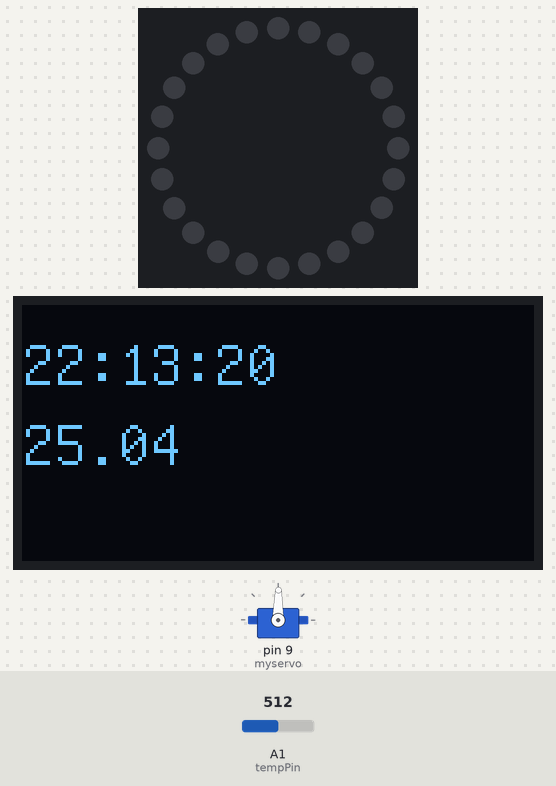
The sketch below on a simulated Arduino Uno, built with avr-gcc and run on an emulated ATmega328P. Shown: servo, 24 RGB LEDs in a ring, first at the top, clockwise, 128×64 one-colour display. Inputs (shaded band) come from the test bench; at power-on: A1 (tempPin) = 512. Dim RGB values are drawn brighter than linear; the local clock reads 2024-03-15 10:24:30 at power-on unless the sketch sets it; what the sketch prints to the serial monitor is not drawn.

Above: at 1.2 s.
1.3 s: A1 (tempPin) set to 511
At 2.9 s:
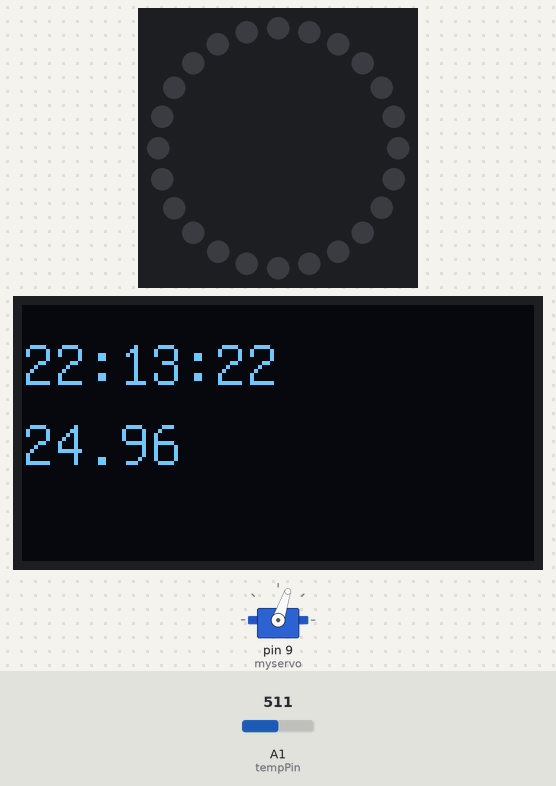
4.3 s: A1 (tempPin) set to 306
At 7.0 s:
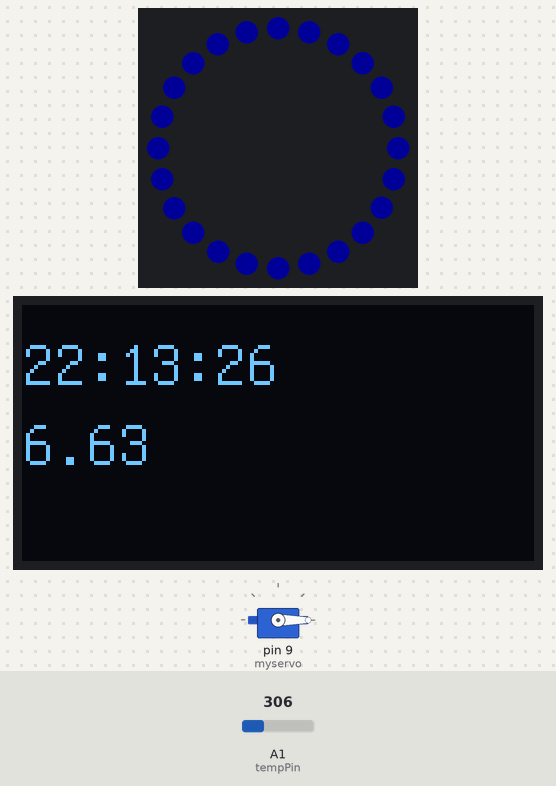
7.3 s: A1 (tempPin) set to 468
At 8.9 s:
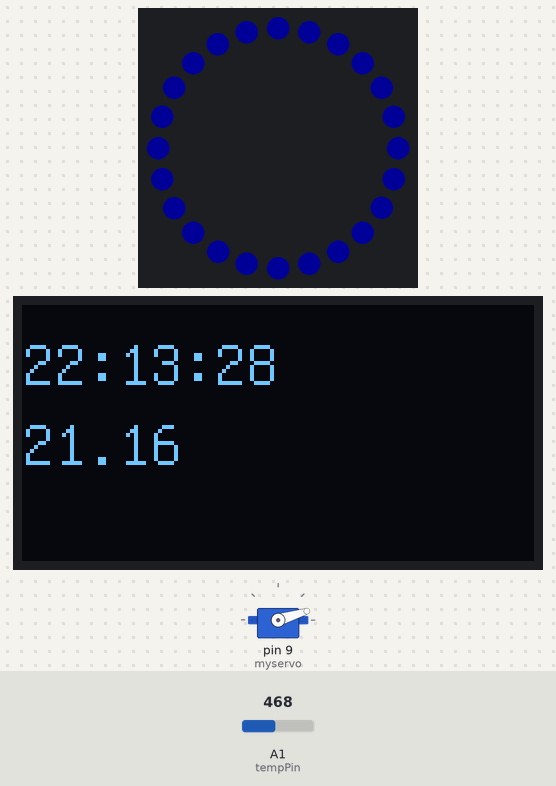
9.1 s: A1 (tempPin) set to 488
At 9.8 s:
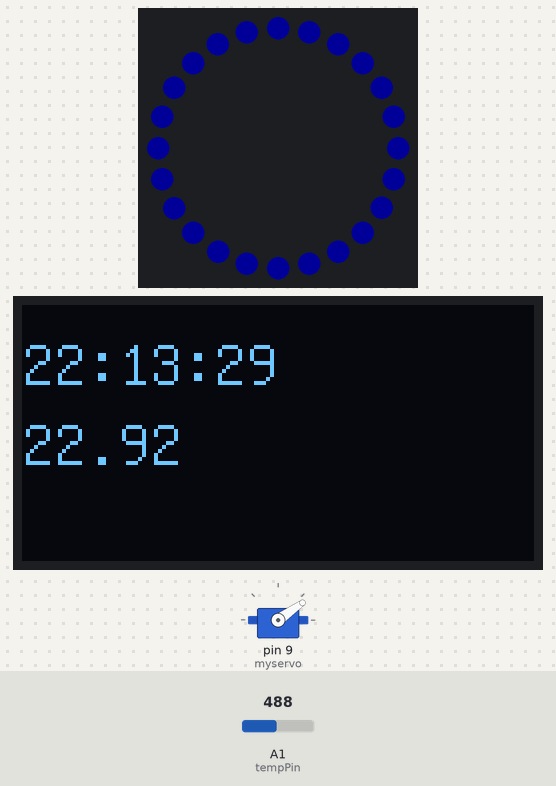
12.1 s: A1 (tempPin) set to 552
At 14.0 s:
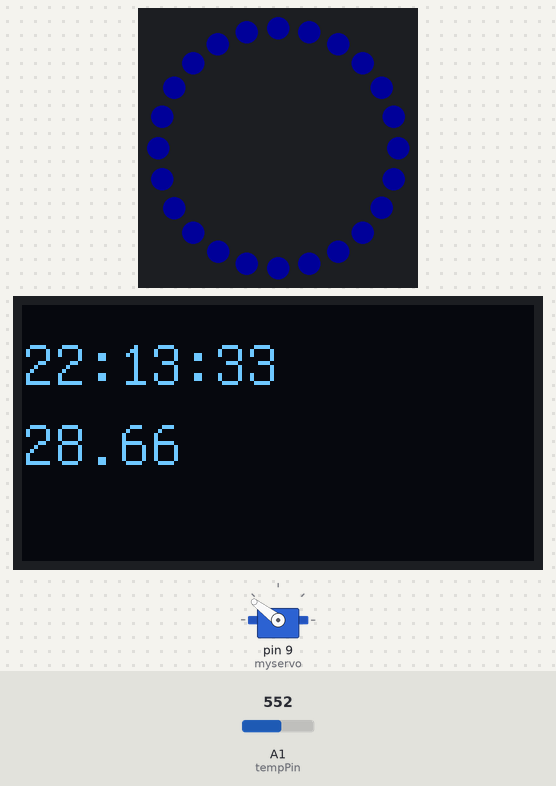
15.1 s: A1 (tempPin) set to 575
At 16.0 s:
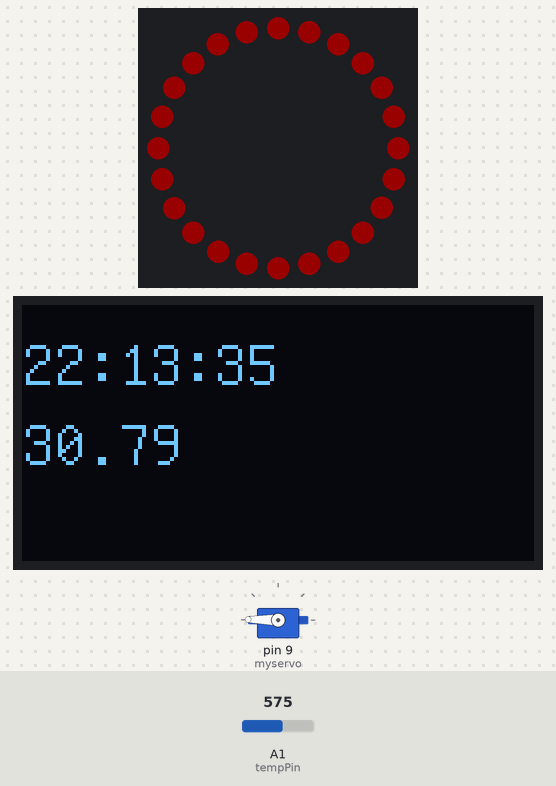
Timing chart, 0 to 18.1 s (numbered marks = the images above; inputs shaded):
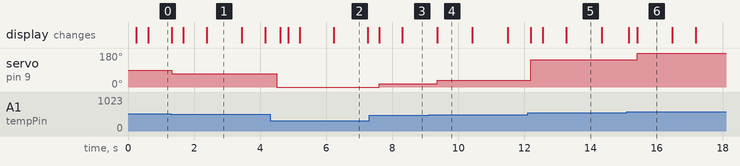

Measured:
- the behaviour switches between 512 and 511 on A1 (tempPin) (found by bisection; images 0 and 1)
- the behaviour switches between 477 and 478 on A1 (tempPin) (found by bisection; images 3 and 4)
- the behaviour switches between 566 and 567 on A1 (tempPin) (found by bisection; images 5 and 6)
- after the input at 1.3 s, servo on pin 9 (myservo): 89° → 71° at once
- after the input at 4.3 s, servo on pin 9 (myservo): 71° → 0° after 0.21 s
- after the input at 7.3 s, servo on pin 9 (myservo): 0° → 17° after 0.31 s; the display: first changes after 0.30 s (image 3 shows a later state)
- after the input at 9.1 s, servo on pin 9 (myservo): 17° → 35° after 0.26 s
- after the input at 12.1 s, servo on pin 9 (myservo): 35° → 143° after 0.09 s
- after the input at 15.1 s, servo on pin 9 (myservo): 143° → 179° after 0.31 s

The sketch:

klockproj.ino
```cpp
/*
* Name: klocka project
* Author: Farbod Maleki Ghalehabdolreza
* Date: 2024-10-10
* Description: This project uses a ds3231 to measure time and displays the time to an 1306 oled display,
* Further, it measures temprature with a analog temprature module and displays a mapped value to a 9g-servo-motor
*/

// Include Libraries
#include <RTClib.h> // Bibliotek för RTC (Real Time Clock) DS3231
#include <Adafruit_NeoPixel.h> // Bibliotek för att styra NeoPixel LED-ringen
#include <Wire.h>  //I2C-kommunikationsbibliotek
#include "U8glib.h" // Bibliotek för att styra OLED-skärmen
#include <Servo.h> // Bibliotek för att styra servomotorn

// Init constants
const int tempPin = A1; // Analog pin för att läsa temperaturen från sensorn

// Init global variables
#define NUMPIXELS 24  // Antal LEDs i NeoPixel-ringen
#define PIN 6 // Digital pin där NeoPixel-ringen är ansluten
float temp = 0; // Variabel för att lagra temperaturen
int delayval = 5;  // Fördröjningstid för LED-ringens ljussekvens

char t[32];  // Strängbuffer för att lagra tid som ska visas

// construct objects
RTC_DS3231 rtc;  // Skapa ett objekt för RTC (Real Time Clock)
U8GLIB_SSD1306_128X64 u8g(U8G_I2C_OPT_NO_ACK);  // Skapa objekt för OLED-displayen
Servo myservo;  // Skapa ett servo-objekt
Adafruit_NeoPixel pixels = Adafruit_NeoPixel(NUMPIXELS, PIN, NEO_GRB + NEO_KHZ800);  // Skapa objekt för NeoPixel LED-ringen

void setup() {
  // init communication
  Serial.begin(9600); // Starta seriell kommunikation med baud rate 9600
  Wire.begin(); // Starta I2C-kommunikation

  // Init Hardware
  rtc.begin();  // Starta RTC
  rtc.adjust(DateTime(F(__DATE__), F(__TIME__)));
  u8g.setFont(u8g_font_unifont);  // Ställ in teckensnittet för OLED-skärmen
  myservo.attach(9); // Anslut servomotorn till digital pin 9
  pixels.begin(); // Initiera NeoPixel-ringen
  pixels.setBrightness(25); // Ställ in ljusstyrkan på LED-ringen till 25%
  pixels.show(); // Uppdatera LED-ringen med den inställda ljusstyrkan
}

void loop() {

  Serial.println("The time is " + getTime());   // Hämta och skriv ut tiden
  delay(100);
  oledWrite(getTime()); // Skriv tiden på OLED-displayen
  servoWrite(getTemp()); // Ställ servomotorn baserat på aktuell temperatur
  Serial.println(getTemp()); // Skriv ut temperaturen i seriell monitor
  delay(100);

  // LED ring behavior based on temperature
  if (getTemp() <= 24) { // Om temperaturen är mindre än eller lika med 24 grader
    ledringBlue();  // Tänd LED-ringen i blått
  }
  else if (getTemp() >= 30) {  // Om temperaturen är större än eller lika med 30 grader
    ledringRed(); // Tänd LED-ringen i rött
  }
}


/*
*This function reads time from an ds3231 module and package the time as a String
*Parameters: Void
*Returns: time in hh:mm:ss as String
*/
String getTime() {
  DateTime now = rtc.now();  // Hämta aktuell tid från RTC-modulen
  return (String(now.hour()) + ":" + String(now.minute()) + ":" + String(now.second()));
}

/*
* This function reads an analog pin connected to an analog temprature sensor and calculates the corresponding temp
*Parameters: Void
*Returns: temprature as float
*/
float getTemp() {
  float R1 = 10000;  // value of R1 on board
  float logR2, R2, T;
  float c1 = 0.001129148, c2 = 0.000234125, c3 = 0.0000000876741;  // steinhart-hart coefficients for thermistor

  int Vo = analogRead(tempPin);
  R2 = R1 * (1023.0 / (float)Vo - 1.0);  // calculate resistance on thermistor
  logR2 = log(R2);
  temp = (1.0 / (c1 + c2 * logR2 + c3 * logR2 * logR2 * logR2));  // temperature in Kelvin
  temp = temp - 273.15;  // convert Kelvin to Celsius

  return temp;
}

/*
* This function takes a string and draws it to an oled display
*Parameters: - text: String to write to display
*Returns: void
*/
void oledWrite(String text) {
  u8g.firstPage(); // Starta den första sidan av uppdateringscykeln för OLED-displayen
  do {
    u8g.drawStr(0, 20, text.c_str());  // Rita strängen på position (0, 20) på OLED-skärmen
    u8g.setPrintPos(0, 40);  // Ställ in positionen för att skriva ut temperatur
    u8g.print(temp);  // Skriv ut den aktuella temperaturen på displayen
  } while (u8g.nextPage());  // Gå till nästa sida tills alla sidor är ritade alltså while
}

/*
* Takes a temperature value and maps it to corresponding degree on a servo
*Parameters: - value: temperature
*Returns: void
*/
void servoWrite(float value) {
  myservo.write(map(value, 20, 30, 0, 179));  // Mappa temperaturvärdet till en vinkel mellan 0 och 179 grader för servon
}

/*
* Set the LED ring to red color for temperatures >= 30°C
*Parameters: None
*Returns: void
*/
void ledringRed() {
  for (int i = 0; i < NUMPIXELS; i++) {  // Loop för att sätta färg på varje LED i ringen
    pixels.setPixelColor(i, pixels.Color(255, 0, 0));   // Ställ in aktuell LED till röd färg
  }
  pixels.show();  // Skicka de uppdaterade färgerna till LED-ringen
}

/*
* Set the LED ring to blue color for temperatures <= 24°C
*Parameters: None
*Returns: void
*/
void ledringBlue() {
  for (int i = 0; i < NUMPIXELS; i++) {
    pixels.setPixelColor(i, pixels.Color(0, 0, 255));  // Loop för att sätta färg på varje LED i ringen
  }
  pixels.show();  // Skicka de uppdaterade färgerna till LED-ringen
}
```
